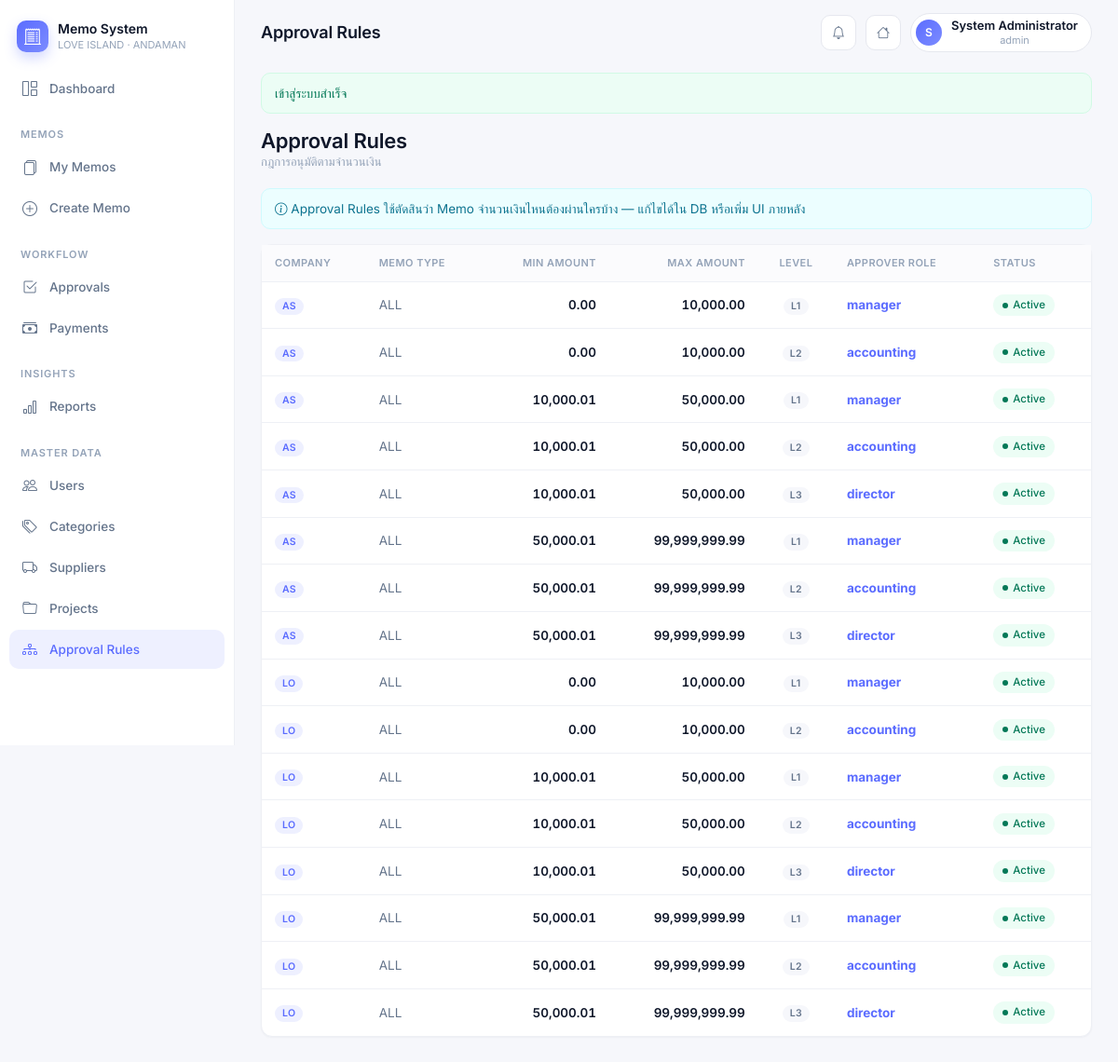
The page /master/approval-rules (signed in) on the database its author committed.
### tables this page shows
CREATE TABLE approval_rules (
    id               BIGINT PRIMARY KEY AUTO_INCREMENT,
    company_id       BIGINT,
    department_id    BIGINT,
    memo_type        VARCHAR(100),
    min_amount       DECIMAL(12,2) DEFAULT 0.00,
    max_amount       DECIMAL(12,2),
    approval_level   INT NOT NULL,
    approver_role    ENUM('manager','accounting','director','admin') NOT NULL,
    approver_user_id BIGINT,
    is_active        BOOLEAN DEFAULT TRUE,
    created_at       DATETIME DEFAULT CURRENT_TIMESTAMP,
    updated_at       DATETIME DEFAULT CURRENT_TIMESTAMP ON UPDATE CURRENT_TIMESTAMP,
    CONSTRAINT fk_rule_company FOREIGN KEY (company_id)       REFERENCES companies(id),
    CONSTRAINT fk_rule_dept    FOREIGN KEY (department_id)    REFERENCES departments(id),
    CONSTRAINT fk_rule_user    FOREIGN KEY (approver_user_id) REFERENCES users(id)
);

CREATE TABLE companies (
    id           BIGINT PRIMARY KEY AUTO_INCREMENT,
    company_code VARCHAR(50)  UNIQUE NOT NULL,
    company_name VARCHAR(255) NOT NULL,
    tax_id       VARCHAR(50),
    address      TEXT,
    phone        VARCHAR(50),
    email        VARCHAR(255),
    is_active    BOOLEAN DEFAULT TRUE,
    created_at   DATETIME DEFAULT CURRENT_TIMESTAMP,
    updated_at   DATETIME DEFAULT CURRENT_TIMESTAMP ON UPDATE CURRENT_TIMESTAMP
);

### app/controllers/MasterDataController.php (called while the page is built, shortened)
<?php
class MasterDataController extends Controller
{
    public function approvalRules(): void
    {
        $rules = Database::select(
            "SELECT r.*, c.company_code FROM approval_rules r
             LEFT JOIN companies c ON r.company_id = c.id
             ORDER BY c.company_code, r.min_amount, r.approval_level"
        );
        $this->view('master/approval_rules', [
            'pageTitle' => 'Approval Rules',
            'rules'     => $rules,
        ]);
    }
}

### public/index.php (called while the page is built, shortened)
<?php
require __DIR__ . '/../app/core/helpers.php';
$router = new Router();
$router->get('/login',  'AuthController@showLogin');
$router->post('/login', 'AuthController@login');
$router->get('/logout', 'AuthController@logout');
$router->get('/',          'DashboardController@index');
$router->get('/dashboard', 'DashboardController@index');
$router->get('/memos',                   'MemoController@index');
$router->get('/memos/create',            'MemoController@create');
$router->post('/memos',                  'MemoController@store');
$router->get('/memos/{id}',              'MemoController@show');
$router->get('/memos/{id}/edit',         'MemoController@edit');
$router->post('/memos/{id}',             'MemoController@update');
$router->post('/memos/{id}/submit',      'MemoController@submit');
$router->post('/memos/{id}/cancel',      'MemoController@cancel');
$router->get('/memos/{id}/pdf',          'MemoController@pdf');
$router->post('/memos/{id}/items',           'MemoController@addItem');
$router->post('/memos/{id}/items/{itemId}/delete', 'MemoController@deleteItem');
$router->post('/memos/{id}/attachments',          'MemoController@uploadAttachment');
$router->post('/attachments/{id}/delete',         'MemoController@deleteAttachment');
$router->get('/approvals',                      'ApprovalController@index');
$router->post('/memos/{id}/approve',            'ApprovalController@approve');
$router->post('/memos/{id}/reject',             'ApprovalController@reject');
$router->post('/memos/{id}/revision',           'ApprovalController@revision');
$router->get('/payments',                       'PaymentController@index');
$router->get('/memos/{id}/payment',             'PaymentController@create');
$router->post('/memos/{id}/payment',            'PaymentController@store');
$router->post('/memos/{id}/close',              'PaymentController@close');
$router->get('/reports',                        'ReportController@index');
$router->get('/reports/by-company',             'ReportController@byCompany');
$router->get('/reports/by-department',          'ReportController@byDepartment');
$router->get('/reports/by-category',            'ReportController@byCategory');
$router->get('/reports/monthly',                'ReportController@monthly');
$router->get('/reports/pending-approval',       'ReportController@pendingApproval');
$router->get('/reports/pending-payment',        'ReportController@pendingPayment');
$router->get('/master/users',                   'MasterDataController@users');
$router->post('/master/users',                  'MasterDataController@saveUser');
$router->get('/master/companies',               'MasterDataController@companies');
$router->get('/master/departments',             'MasterDataController@departments');
$router->get('/master/categories',              'MasterDataController@categories');
$router->post('/master/categories',             'MasterDataController@saveCategory');
$router->get('/master/suppliers',               'MasterDataController@suppliers');
$router->post('/master/suppliers',              'MasterDataController@saveSupplier');
$router->get('/master/projects',                'MasterDataController@projects');
$router->post('/master/projects',               'MasterDataController@saveProject');
$router->get('/master/approval-rules',          'MasterDataController@approvalRules');
$router->get('/api/companies/{id}/departments', 'MasterDataController@apiDepartments');
$router->dispatch($_SERVER['REQUEST_METHOD'], $_SERVER['REQUEST_URI']);

### app/core/helpers.php (called while the page is built, shortened)
<?php
if (!function_exists('e')) {
    function e($val) : string {
        return htmlspecialchars((string) $val, ENT_QUOTES | ENT_SUBSTITUTE, 'UTF-8');
    }
}
if (!function_exists('format_money')) {
    function format_money($val, int $dec = 2) : string {
        return number_format((float) $val, $dec, '.', ',');
    }
}
if (!function_exists('autoload')) {
    function emm_autoload(string $class) : void {
        $relative = str_replace('App\\', '', $class);
        $relative = str_replace('\\', '/', $relative);
        $segments = explode('/', $relative);
        $file = array_pop($segments);
        $folder = strtolower(implode('/', $segments));
        $path = __DIR__ . '/../' . ($folder ? $folder . '/' : '') . $file . '.php';
    }
}

### config/database.php (called while the page is built)
<?php
$env = static function (string $key, $default = null) {
    $val = getenv($key);
    return ($val === false || $val === '') ? $default : $val;
};
$parseUrl = static function (?string $url): ?array {
    if (!$url) return null;
    $p = parse_url($url);
    if (!$p) return null;
    return [
        'host'     => $p['host']     ?? 'localhost',
        'port'     => $p['port']     ?? 3306,
        'database' => isset($p['path']) ? ltrim($p['path'], '/') : '',
        'username' => $p['user']     ?? '',
        'password' => $p['pass']     ?? '',
    ];
};
$conn = $parseUrl($env('DATABASE_URL') ?? $env('MYSQL_URL'));
if (!$conn) {
    $conn = [
        'host'     => $env('MYSQLHOST',     $env('DB_HOST', '127.0.0.1')),
        'port'     => (int) $env('MYSQLPORT', $env('DB_PORT', 3306)),
        'database' => $env('MYSQLDATABASE', $env('DB_NAME', 'expense_memo')),
        'username' => $env('MYSQLUSER',     $env('DB_USER', 'root')),
        'password' => $env('MYSQLPASSWORD', $env('DB_PASSWORD', '')),
    ];
}
return [
    'driver'    => 'mysql',
    'host'      => $conn['host'],
    'port'      => (int) $conn['port'],
    'database'  => $conn['database'],
    'username'  => $conn['username'],
    'password'  => $conn['password'],
    'charset'   => 'utf8mb4',
    'collation' => 'utf8mb4_unicode_ci',
    'options'   => [
        PDO::ATTR_ERRMODE            => PDO::ERRMODE_EXCEPTION,
        PDO::ATTR_DEFAULT_FETCH_MODE => PDO::FETCH_ASSOC,
        PDO::ATTR_EMULATE_PREPARES   => false,
    ],
];

### app/core/Database.php (called while the page is built, shortened)
<?php
class Database
{
    private static ?PDO $pdo = null;
    public static function connection(): PDO
    {
        $cfg = require __DIR__ . '/../../config/database.php';
        $dsn = sprintf(
            '%s:host=%s;port=%d;dbname=%s;charset=%s',
            $cfg['driver'], $cfg['host'], $cfg['port'], $cfg['database'], $cfg['charset']
        );
        try {
            self::$pdo = new PDO($dsn, $cfg['username'], $cfg['password'], $cfg['options']);
        } catch (PDOException $e) {
            http_response_code(500);
            die('Database connection failed: ' . $e->getMessage());
        }
        return self::$pdo;
    }
    public static function select(string $sql, array $params = []): array
    {
        $stmt = self::connection()->prepare($sql);
        $stmt->execute($params);
        return $stmt->fetchAll();
    }
}

### app/views/master/approval_rules.php (the view)
<div class="page-title">
    <div>
        <h3>Approval Rules</h3>
        <div class="meta">กฎการอนุมัติตามจำนวนเงิน</div>
    </div>
</div>
<div class="alert alert-info mb-3">
    <i class="bi bi-info-circle"></i> Approval Rules ใช้ตัดสินว่า Memo จำนวนเงินไหนต้องผ่านใครบ้าง — แก้ไขได้ใน DB หรือเพิ่ม UI ภายหลัง
</div>
<div class="emm-card">
    <div class="table-responsive">
        <table class="emm-table">
            <thead>
                <tr>
                    <th>Company</th><th>Memo Type</th>
                    <th class="text-end">Min Amount</th><th class="text-end">Max Amount</th>
                    <th class="text-center">Level</th><th>Approver Role</th><th>Status</th>
                </tr>
            </thead>
            <tbody>
                <?php foreach ($rules as $r): ?>
                    <tr>
                        <td><span class="role-tag"><?= e($r['company_code'] ?? 'ALL') ?></span></td>
                        <td class="text-muted small"><?= e($r['memo_type'] ?? 'ALL') ?></td>
                        <td class="text-end money"><?= format_money($r['min_amount']) ?></td>
                        <td class="text-end money"><?= $r['max_amount'] ? format_money($r['max_amount']) : '∞' ?></td>
                        <td class="text-center"><span class="role-tag" style="background: var(--emm-bg); color: var(--emm-text-muted);">L<?= e($r['approval_level']) ?></span></td>
                        <td><strong style="color: var(--emm-primary);"><?= e($r['approver_role']) ?></strong></td>
                        <td><?= $r['is_active'] ? '<span class="status approved">Active</span>' : '<span class="status cancelled">Inactive</span>' ?></td>
                    </tr>
                <?php endforeach; ?>
            </tbody>
        </table>
    </div>
</div>

### app/core/Router.php (shortened to what this page needs)
<?php
class Router
{
    protected array $routes = [];
    private function add(string $method, string $path, $handler, array $middleware): void
    {
        $this->routes[] = [
            'method'     => $method,
            'path'       => $path,
            'handler'    => $handler,
            'middleware' => $middleware,
        ];
    }
    public function dispatch(string $method, string $uri): void
    {
        $uri = parse_url($uri, PHP_URL_PATH) ?? '/';
        foreach ($this->routes as $r) {
            if ($r['method'] !== $method) continue;
            $pattern = preg_replace('#\{([a-zA-Z_]+)\}#', '(?P<$1>[^/]+)', $r['path']);
            $pattern = '#^' . $pattern . '$#';
            if (preg_match($pattern, $uri, $matches)) {
                $params = array_filter($matches, 'is_string', ARRAY_FILTER_USE_KEY);
                $this->call($r['handler'], $params);
                return;
            }
        }
    }
    private function call($handler, array $params): void
    {
        if (is_string($handler) && str_contains($handler, '@')) {
            [$class, $method] = explode('@', $handler);
            $obj = new $fqcn();
            call_user_func_array([$obj, $method], $params);
            return;
        }
        throw new \RuntimeException('Invalid route handler');
    }
}

### app/views/layouts/main.php (style rules this page uses)
:root { --emm-bg: #f6f7fb; --emm-surface: #ffffff; --emm-surface-2: #fbfbfd; --emm-border: #e6e8ef; --emm-border-soft: #eef0f5; --emm-text: #0f172a; --emm-text-muted: #64748b; --emm-text-soft: #94a3b8; --emm-primary: #5b6cff; --emm-primary-700: #4a59e0; --emm-primary-50: #eef0ff; --emm-success: #10b981; --emm-success-50: #ecfdf5; --emm-warning: #f59e0b; --emm-warning-50: #fff7ed; --emm-danger: #ef4444; --emm-danger-50: #fef2f2; --emm-info: #06b6d4; --emm-info-50: #ecfeff; --emm-shadow-sm: 0 1px 2px rgba(15,23,42,.04); --emm-shadow: 0 1px 3px rgba(15,23,42,.06), 0 8px 24px rgba(15,23,42,.04); --emm-radius: 12px; --emm-radius-lg: 16px; }
* { box-sizing: border-box; }
html, body { background: var(--emm-bg); color: var(--emm-text); }
body { font-family: 'Inter', 'IBM Plex Sans Thai', -apple-system, BlinkMacSystemFont, "Segoe UI", "Sarabun", Arial, sans-serif; font-size: 14px; -webkit-font-smoothing: antialiased; -moz-osx-font-smoothing: grayscale; }
h1,h2,h3,h4,h5,h6 { color: var(--emm-text); font-weight: 600; letter-spacing: -.01em; }
.emm-card { background: var(--emm-surface); border: 1px solid var(--emm-border-soft); border-radius: var(--emm-radius); box-shadow: var(--emm-shadow-sm); }
.emm-table { width: 100%; border-collapse: separate; border-spacing: 0; }
.emm-table thead th { background: var(--emm-surface-2); color: var(--emm-text-soft); font-size: 11px; font-weight: 600; text-transform: uppercase; letter-spacing: .04em; padding: 11px 14px; border-bottom: 1px solid var(--emm-border-soft); text-align: left; }
.emm-table tbody td { padding: 13px 14px; border-bottom: 1px solid var(--emm-border-soft); font-size: 13.5px; color: var(--emm-text); vertical-align: middle; }
.emm-table tbody tr:last-child td { border-bottom: 0; }
.emm-table .text-end { text-align: right; }
.emm-table .text-center { text-align: center; }
.status { display: inline-flex; align-items: center; gap: 5px; padding: 3px 10px; border-radius: 999px; font-size: 11.5px; font-weight: 500; background: var(--emm-bg); color: var(--emm-text-muted); }
.status::before { content: ''; width: 6px; height: 6px; border-radius: 50%; background: currentColor; }
.status.approved { background: var(--emm-success-50); color: #047857; }
.role-tag { display: inline-block; padding: 1px 8px; border-radius: 999px; font-size: 10.5px; font-weight: 600; text-transform: uppercase; letter-spacing: .03em; background: var(--emm-primary-50); color: var(--emm-primary); }
.page-title { display: flex; align-items: center; justify-content: space-between; margin: 8px 0 18px; }
.page-title h3 { font-size: 22px; font-weight: 600; margin: 0; letter-spacing: -.01em; }
.page-title .meta { font-size: 13px; color: var(--emm-text-soft); }
.alert { border: 1px solid transparent; border-radius: 10px; padding: 11px 14px; font-size: 13.5px; }
.alert-info { background: var(--emm-info-50); color: #0e7490; border-color: #cffafe; }
.text-muted { color: var(--emm-text-muted) !important; }
.money { font-variant-numeric: tabular-nums; font-weight: 600; }

### rows shown on the page
approval_rules: company.company_code "AS", memo_type "ALL", min_amount "0.00", max_amount "10,000.00", approval_level "1", approver_role "manager", is_active "Active"
approval_rules: company.company_code "AS", memo_type "ALL", min_amount "0.00", max_amount "10,000.00", approval_level "2", approver_role "accounting", is_active "Active"
approval_rules: company.company_code "AS", memo_type "ALL", min_amount "10,000.01", max_amount "50,000.00", approval_level "1", approver_role "manager", is_active "Active"
approval_rules: company.company_code "AS", memo_type "ALL", min_amount "10,000.01", max_amount "50,000.00", approval_level "2", approver_role "accounting", is_active "Active"
approval_rules: company.company_code "AS", memo_type "ALL", min_amount "10,000.01", max_amount "50,000.00", approval_level "3", approver_role "director", is_active "Active"
approval_rules: company.company_code "AS", memo_type "ALL", min_amount "50,000.01", max_amount "99,999,999.99", approval_level "1", approver_role "manager", is_active "Active"
approval_rules: company.company_code "AS", memo_type "ALL", min_amount "50,000.01", max_amount "99,999,999.99", approval_level "2", approver_role "accounting", is_active "Active"
approval_rules: company.company_code "AS", memo_type "ALL", min_amount "50,000.01", max_amount "99,999,999.99", approval_level "3", approver_role "director", is_active "Active"
approval_rules: company.company_code "LO", memo_type "ALL", min_amount "0.00", max_amount "10,000.00", approval_level "1", approver_role "manager", is_active "Active"
approval_rules: company.company_code "LO", memo_type "ALL", min_amount "0.00", max_amount "10,000.00", approval_level "2", approver_role "accounting", is_active "Active"
approval_rules: company.company_code "LO", memo_type "ALL", min_amount "10,000.01", max_amount "50,000.00", approval_level "1", approver_role "manager", is_active "Active"
approval_rules: company.company_code "LO", memo_type "ALL", min_amount "10,000.01", max_amount "50,000.00", approval_level "2", approver_role "accounting", is_active "Active"
approval_rules: company.company_code "LO", memo_type "ALL", min_amount "10,000.01", max_amount "50,000.00", approval_level "3", approver_role "director", is_active "Active"
approval_rules: company.company_code "LO", memo_type "ALL", min_amount "50,000.01", max_amount "99,999,999.99", approval_level "1", approver_role "manager", is_active "Active"
approval_rules: company.company_code "LO", memo_type "ALL", min_amount "50,000.01", max_amount "99,999,999.99", approval_level "2", approver_role "accounting", is_active "Active"
approval_rules: company.company_code "LO", memo_type "ALL", min_amount "50,000.01", max_amount "99,999,999.99", approval_level "3", approver_role "director", is_active "Active"

### other values the page prints
$msg "เข้าสู่ระบบสำเร็จ"
